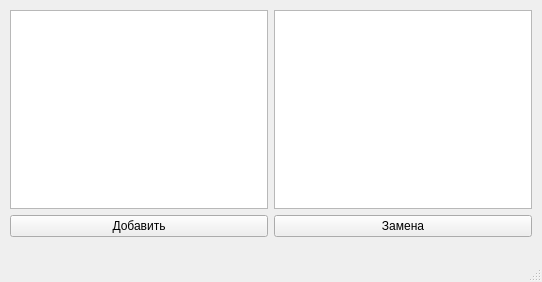
<?xml version="1.0" encoding="UTF-8"?>
<ui version="4.0">
 <class>MainWindow</class>
 <widget class="QMainWindow" name="MainWindow">
  <property name="geometry">
   <rect>
    <x>0</x>
    <y>0</y>
    <width>542</width>
    <height>282</height>
   </rect>
  </property>
  <property name="minimumSize">
   <size>
    <width>542</width>
    <height>282</height>
   </size>
  </property>
  <property name="maximumSize">
   <size>
    <width>542</width>
    <height>282</height>
   </size>
  </property>
  <property name="windowTitle">
   <string>toHtml</string>
  </property>
  <widget class="QWidget" name="centralwidget">
   <widget class="QWidget" name="">
    <property name="geometry">
     <rect>
      <x>10</x>
      <y>10</y>
      <width>522</width>
      <height>227</height>
     </rect>
    </property>
    <layout class="QVBoxLayout" name="verticalLayout">
     <item>
      <layout class="QHBoxLayout" name="horizontalLayout">
       <item>
        <widget class="QPlainTextEdit" name="plainTextEdit"/>
       </item>
       <item>
        <widget class="QTextEdit" name="textEdit"/>
       </item>
      </layout>
     </item>
     <item>
      <layout class="QHBoxLayout" name="horizontalLayout_2">
       <item>
        <widget class="QPushButton" name="btn_add">
         <property name="text">
          <string>Добавить</string>
         </property>
        </widget>
       </item>
       <item>
        <widget class="QPushButton" name="btn_replace">
         <property name="text">
          <string>Замена</string>
         </property>
        </widget>
       </item>
      </layout>
     </item>
    </layout>
   </widget>
  </widget>
  <widget class="QMenuBar" name="menubar">
   <property name="geometry">
    <rect>
     <x>0</x>
     <y>0</y>
     <width>542</width>
     <height>21</height>
    </rect>
   </property>
  </widget>
  <widget class="QStatusBar" name="statusbar"/>
 </widget>
 <resources/>
 <connections/>
</ui>
